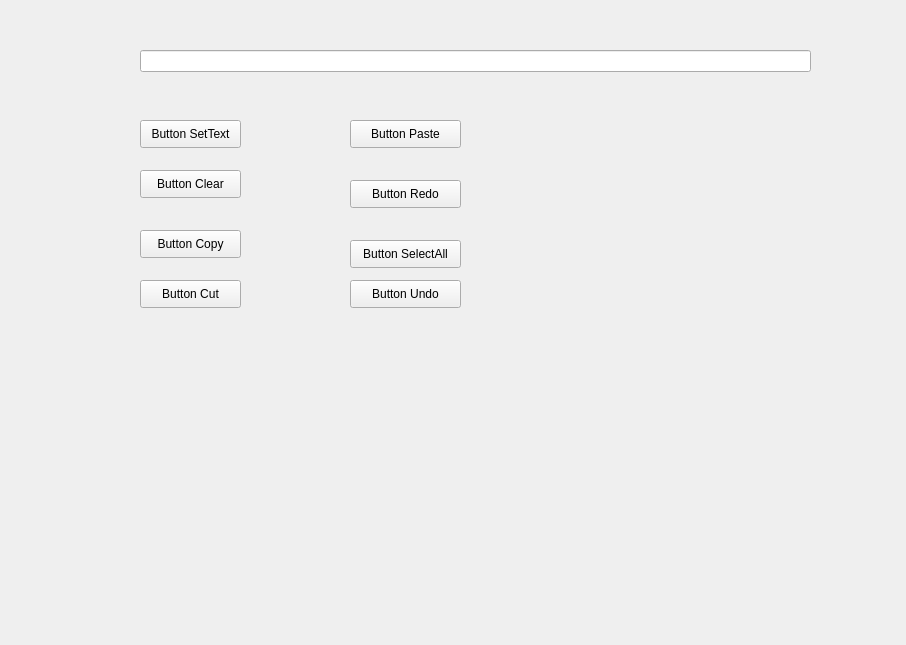
<?xml version="1.0" encoding="UTF-8"?>
<ui version="4.0">
 <class>Form</class>
 <widget class="QWidget" name="Form">
  <property name="geometry">
   <rect>
    <x>0</x>
    <y>0</y>
    <width>906</width>
    <height>645</height>
   </rect>
  </property>
  <property name="windowTitle">
   <string>Form</string>
  </property>
  <widget class="QLineEdit" name="lineEdit">
   <property name="geometry">
    <rect>
     <x>140</x>
     <y>50</y>
     <width>671</width>
     <height>22</height>
    </rect>
   </property>
  </widget>
  <widget class="QPushButton" name="ButtonSetText">
   <property name="geometry">
    <rect>
     <x>140</x>
     <y>120</y>
     <width>101</width>
     <height>28</height>
    </rect>
   </property>
   <property name="text">
    <string>Button SetText</string>
   </property>
  </widget>
  <widget class="QPushButton" name="ButtonClear">
   <property name="geometry">
    <rect>
     <x>140</x>
     <y>170</y>
     <width>101</width>
     <height>28</height>
    </rect>
   </property>
   <property name="text">
    <string>Button Clear</string>
   </property>
  </widget>
  <widget class="QPushButton" name="ButtonCopy">
   <property name="geometry">
    <rect>
     <x>140</x>
     <y>230</y>
     <width>101</width>
     <height>28</height>
    </rect>
   </property>
   <property name="text">
    <string>Button Copy</string>
   </property>
  </widget>
  <widget class="QPushButton" name="ButtonCut">
   <property name="geometry">
    <rect>
     <x>140</x>
     <y>280</y>
     <width>101</width>
     <height>28</height>
    </rect>
   </property>
   <property name="text">
    <string>Button Cut</string>
   </property>
  </widget>
  <widget class="QPushButton" name="ButtonPaste">
   <property name="geometry">
    <rect>
     <x>350</x>
     <y>120</y>
     <width>111</width>
     <height>28</height>
    </rect>
   </property>
   <property name="text">
    <string>Button Paste</string>
   </property>
  </widget>
  <widget class="QPushButton" name="ButtonRedo">
   <property name="geometry">
    <rect>
     <x>350</x>
     <y>180</y>
     <width>111</width>
     <height>28</height>
    </rect>
   </property>
   <property name="text">
    <string>Button Redo</string>
   </property>
  </widget>
  <widget class="QPushButton" name="ButtonSelectAll">
   <property name="geometry">
    <rect>
     <x>350</x>
     <y>240</y>
     <width>111</width>
     <height>28</height>
    </rect>
   </property>
   <property name="text">
    <string>Button SelectAll</string>
   </property>
  </widget>
  <widget class="QPushButton" name="ButtonUndo">
   <property name="geometry">
    <rect>
     <x>350</x>
     <y>280</y>
     <width>111</width>
     <height>28</height>
    </rect>
   </property>
   <property name="text">
    <string>Button Undo</string>
   </property>
  </widget>
 </widget>
 <resources/>
 <connections/>
</ui>
